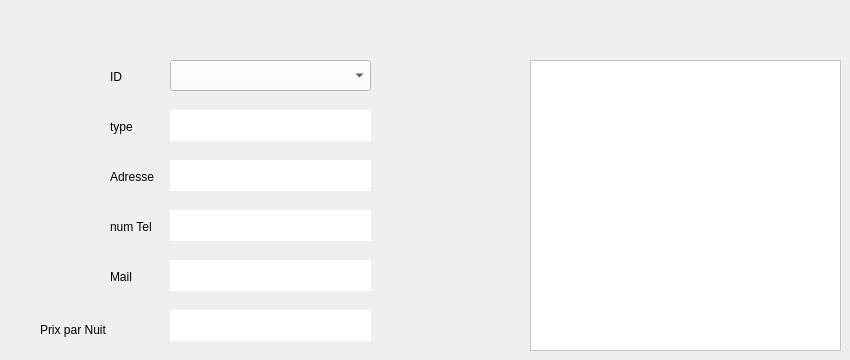
       <widget class="QWidget" name="tab_5">
        <attribute name="title">
         <string>QR</string>
        </attribute>
        <widget class="QGraphicsView" name="graphicsView">
         <property name="geometry">
          <rect>
           <x>530</x>
           <y>60</y>
           <width>311</width>
           <height>291</height>
          </rect>
         </property>
         <property name="styleSheet">
          <string notr="true">background-color:#FFFFFF;</string>
         </property>
        </widget>
        <widget class="QLabel" name="label_18">
         <property name="geometry">
          <rect>
           <x>110</x>
           <y>70</y>
           <width>47</width>
           <height>14</height>
          </rect>
         </property>
         <property name="text">
          <string>ID</string>
         </property>
        </widget>
        <widget class="QComboBox" name="cb_id_QR">
         <property name="geometry">
          <rect>
           <x>170</x>
           <y>60</y>
           <width>201</width>
           <height>31</height>
          </rect>
         </property>
         <property name="styleSheet">
          <string notr="true">background-color:#FFFFFF;</string>
         </property>
        </widget>
        <widget class="QLabel" name="label_19">
         <property name="geometry">
          <rect>
           <x>110</x>
           <y>120</y>
           <width>47</width>
           <height>14</height>
          </rect>
         </property>
         <property name="text">
          <string>type</string>
         </property>
        </widget>
        <widget class="QLabel" name="label_20">
         <property name="geometry">
          <rect>
           <x>110</x>
           <y>170</y>
           <width>47</width>
           <height>14</height>
          </rect>
         </property>
         <property name="text">
          <string>Adresse</string>
         </property>
        </widget>
        <widget class="QLabel" name="label_21">
         <property name="geometry">
          <rect>
           <x>110</x>
           <y>220</y>
           <width>47</width>
           <height>14</height>
          </rect>
         </property>
         <property name="text">
          <string>num Tel</string>
         </property>
        </widget>
        <widget class="QLabel" name="label_22">
         <property name="geometry">
          <rect>
           <x>110</x>
           <y>270</y>
           <width>47</width>
           <height>14</height>
          </rect>
         </property>
         <property name="text">
          <string>Mail</string>
         </property>
        </widget>
        <widget class="QLabel" name="label_23">
         <property name="geometry">
          <rect>
           <x>40</x>
           <y>320</y>
           <width>121</width>
           <height>20</height>
          </rect>
         </property>
         <property name="text">
          <string>Prix par Nuit</string>
         </property>
        </widget>
        <widget class="QLabel" name="label_8">
         <property name="geometry">
          <rect>
           <x>170</x>
           <y>110</y>
           <width>201</width>
           <height>31</height>
          </rect>
         </property>
         <property name="styleSheet">
          <string notr="true">background-color:#FFFFFF;</string>
         </property>
         <property name="text">
          <string/>
         </property>
        </widget>
        <widget class="QLabel" name="label_10">
         <property name="geometry">
          <rect>
           <x>170</x>
           <y>160</y>
           <width>201</width>
           <height>31</height>
          </rect>
         </property>
         <property name="styleSheet">
          <string notr="true">background-color:#FFFFFF;</string>
         </property>
         <property name="text">
          <string/>
         </property>
        </widget>
        <widget class="QLabel" name="label_24">
         <property name="geometry">
          <rect>
           <x>170</x>
           <y>210</y>
           <width>201</width>
           <height>31</height>
          </rect>
         </property>
         <property name="styleSheet">
          <string notr="true">background-color:#FFFFFF;</string>
         </property>
         <property name="text">
          <string/>
         </property>
        </widget>
        <widget class="QLabel" name="label_25">
         <property name="geometry">
          <rect>
           <x>170</x>
           <y>260</y>
           <width>201</width>
           <height>31</height>
          </rect>
         </property>
         <property name="styleSheet">
          <string notr="true">background-color:#FFFFFF;</string>
         </property>
         <property name="text">
          <string/>
         </property>
        </widget>
        <widget class="QLabel" name="label_26">
         <property name="geometry">
          <rect>
           <x>170</x>
           <y>310</y>
           <width>201</width>
           <height>31</height>
          </rect>
         </property>
         <property name="styleSheet">
          <string notr="true">background-color:#FFFFFF;</string>
         </property>
         <property name="text">
          <string/>
         </property>
        </widget>
       </widget>
